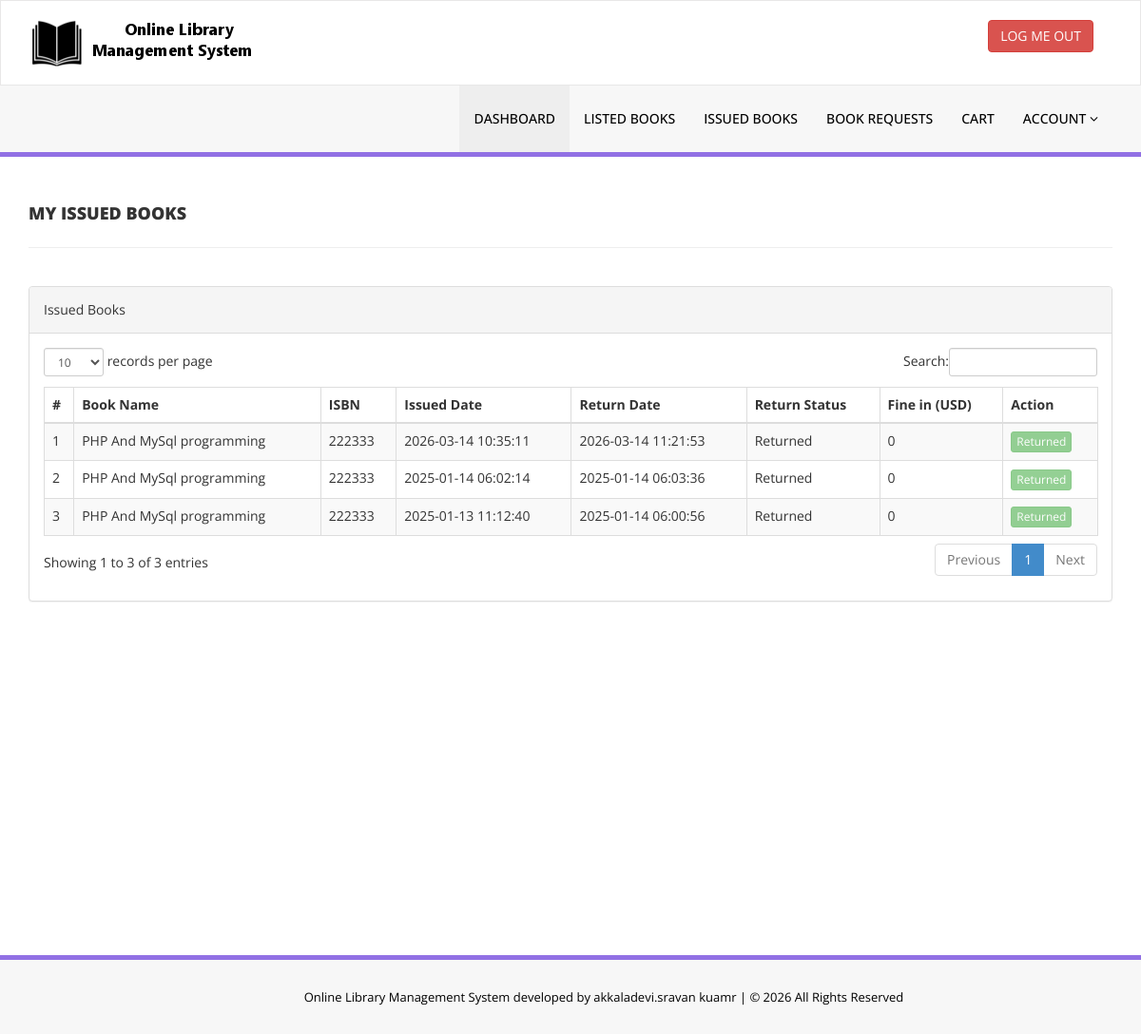
/library/issued-books.php (signed in), run on the app's committed database.
### tables this page shows
CREATE TABLE `tblissuedbookdetails` (
  `id` int NOT NULL AUTO_INCREMENT,
  `BookId` int DEFAULT NULL,
  `StudentID` varchar(150) DEFAULT NULL,
  `IssuesDate` timestamp NULL DEFAULT CURRENT_TIMESTAMP,
  `ReturnDate` timestamp NULL DEFAULT NULL ON UPDATE CURRENT_TIMESTAMP,
  `RetrunStatus` int DEFAULT NULL,
  `fine` int DEFAULT NULL,
  `ReturnRequestStatus` tinyint(1) NOT NULL DEFAULT '0',
  `ReturnRequestDate` timestamp NULL DEFAULT NULL,
  `ReturnProcessedDate` timestamp NULL DEFAULT NULL,
  `remark` mediumtext NOT NULL,
  PRIMARY KEY (`id`)
);

CREATE TABLE `tblbooks` (
  `id` int NOT NULL AUTO_INCREMENT,
  `BookName` varchar(255) DEFAULT NULL,
  `CatId` int DEFAULT NULL,
  `AuthorId` int DEFAULT NULL,
  `ISBNNumber` varchar(25) DEFAULT NULL,
  `BookPrice` decimal(10,2) DEFAULT NULL,
  `bookImage` varchar(250) NOT NULL,
  `isIssued` int DEFAULT NULL,
  `RegDate` timestamp NULL DEFAULT CURRENT_TIMESTAMP,
  `UpdationDate` timestamp NULL DEFAULT NULL ON UPDATE CURRENT_TIMESTAMP,
  `bookQty` int DEFAULT NULL,
  `PreviewLink` varchar(500) DEFAULT NULL,
  PRIMARY KEY (`id`)
);

### library/issued-books.php (the view, shortened to what this page needs)
<?php
include('includes/config.php');
$sid=$_SESSION['stdid'];
?>
<!DOCTYPE html>
<html xmlns="http://www.w3.org/1999/xhtml">
<head>
    <link href="assets/css/bootstrap.css" rel="stylesheet" />
    <link href="assets/css/font-awesome.css" rel="stylesheet" />
    <link href="assets/js/dataTables/dataTables.bootstrap.css" rel="stylesheet" />
    <link href="assets/css/style.css" rel="stylesheet" />
</head>
<body>
<?php include('includes/header.php');?>
    <div class="content-wrapper">
         <div class="container">
        <div class="row pad-botm">
            <div class="col-md-12">
                <h4 class="header-line">My Issued Books</h4>
            </div>
        </div>
        <div class="row">
            <div class="col-md-12">
                <div class="panel panel-default">
                    <div class="panel-heading">
                        Issued Books
                    </div>
                    <div class="panel-body">
                        <div class="table-responsive">
                            <table class="table table-striped table-bordered table-hover" id="dataTables-example">
                                <thead>
                                    <tr>
                                        <th>#</th>
                                        <th>Book Name</th>
                                        <th>ISBN</th>
                                        <th>Issued Date</th>
                                        <th>Return Date</th>
                                        <th>Return Status</th>
                                        <th>Fine in (USD)</th>
                                        <th>Action</th>
                                    </tr>
                                </thead>
                                <tbody>
<?php
$sql="SELECT tblbooks.BookName,tblbooks.ISBNNumber,tblissuedbookdetails.IssuesDate,tblissuedbookdetails.ReturnDate,
tblissuedbookdetails.id as rid,tblissuedbookdetails.fine,tblissuedbookdetails.RetrunStatus,
COALESCE(tblissuedbookdetails.ReturnRequestStatus,0) AS ReturnRequestStatus,tblissuedbookdetails.ReturnRequestDate
FROM tblissuedbookdetails
JOIN tblstudents ON tblstudents.StudentId=tblissuedbookdetails.StudentId
JOIN tblbooks ON tblbooks.id=tblissuedbookdetails.BookId
WHERE tblstudents.StudentId=:sid
ORDER BY tblissuedbookdetails.id DESC";
$query = $dbh->prepare($sql);
$query->bindParam(':sid', $sid, PDO::PARAM_STR);
$query->execute();
$results=$query->fetchAll(PDO::FETCH_OBJ);
$cnt=1;
if($query->rowCount() > 0)
{
foreach($results as $result)
{
$returnDateLabel=$result->ReturnDate!="" ? $result->ReturnDate : "Not Return Yet";
$returnStatusLabel="Issued";
if((int)$result->RetrunStatus===1)
{
$returnStatusLabel="Returned";
}
elseif((int)$result->ReturnRequestStatus===1)
{
$returnStatusLabel="Return Requested";
}
?>
                                    <tr class="odd gradeX">
                                        <td class="center"><?php echo htmlentities($cnt);?></td>
                                        <td class="center"><?php echo htmlentities($result->BookName);?></td>
                                        <td class="center"><?php echo htmlentities($result->ISBNNumber);?></td>
                                        <td class="center"><?php echo htmlentities($result->IssuesDate);?></td>
                                        <td class="center">
<?php if($result->ReturnDate==""){ ?>
                                            <span style="color:red;"><?php echo htmlentities($returnDateLabel);?></span>
<?php } else { ?>
                                            <?php echo htmlentities($returnDateLabel);?>
<?php } ?>
                                        </td>
                                        <td class="center">
                                            <?php echo htmlentities($returnStatusLabel);?>
                                        </td>
                                        <td class="center"><?php echo htmlentities($result->fine!="" ? $result->fine : '0');?></td>
                                        <td class="center">
<?php if((int)$result->RetrunStatus===1){ ?>
                                            <button type="button" class="btn btn-success btn-xs" disabled>Returned</button>
<?php } elseif((int)$result->ReturnRequestStatus===1) { ?>
                                            <button type="button" class="btn btn-warning btn-xs" disabled>Pending Admin</button>
<?php } ?>
                                        </td>
                                    </tr>
<?php
$cnt=$cnt+1;
}}
?>
                                </tbody>
                            </table>
                        </div>
                    </div>
                </div>
            </div>
        </div>
    </div>
    </div>
<?php include('includes/footer.php');?>
</body>
</html>

### library/assets/css/style.css (style rules this page uses)
.content-wrapper { margin-top: 40px; min-height:800px; padding-bottom:90px; }
.header-line { font-weight:900; padding-bottom:25px; border-bottom:1px solid #eeeeee; text-transform:uppercase; }
.pad-botm { padding-bottom:30px; }

### data on the page
tblissuedbookdetails: BookId.BookName "PHP And MySql programming", BookId.ISBNNumber "222333", IssuesDate "2026-03-14 10:35:11", ReturnDate "2026-03-14 11:21:53", RetrunStatus "Returned", fine "0"
tblissuedbookdetails: BookId.BookName "PHP And MySql programming", BookId.ISBNNumber "222333", IssuesDate "2025-01-14 06:02:14", ReturnDate "2025-01-14 06:03:36", RetrunStatus "Returned", fine "0"
tblissuedbookdetails: BookId.BookName "PHP And MySql programming", BookId.ISBNNumber "222333", IssuesDate "2025-01-13 11:12:40", ReturnDate "2025-01-14 06:00:56", RetrunStatus "Returned", fine "0"
